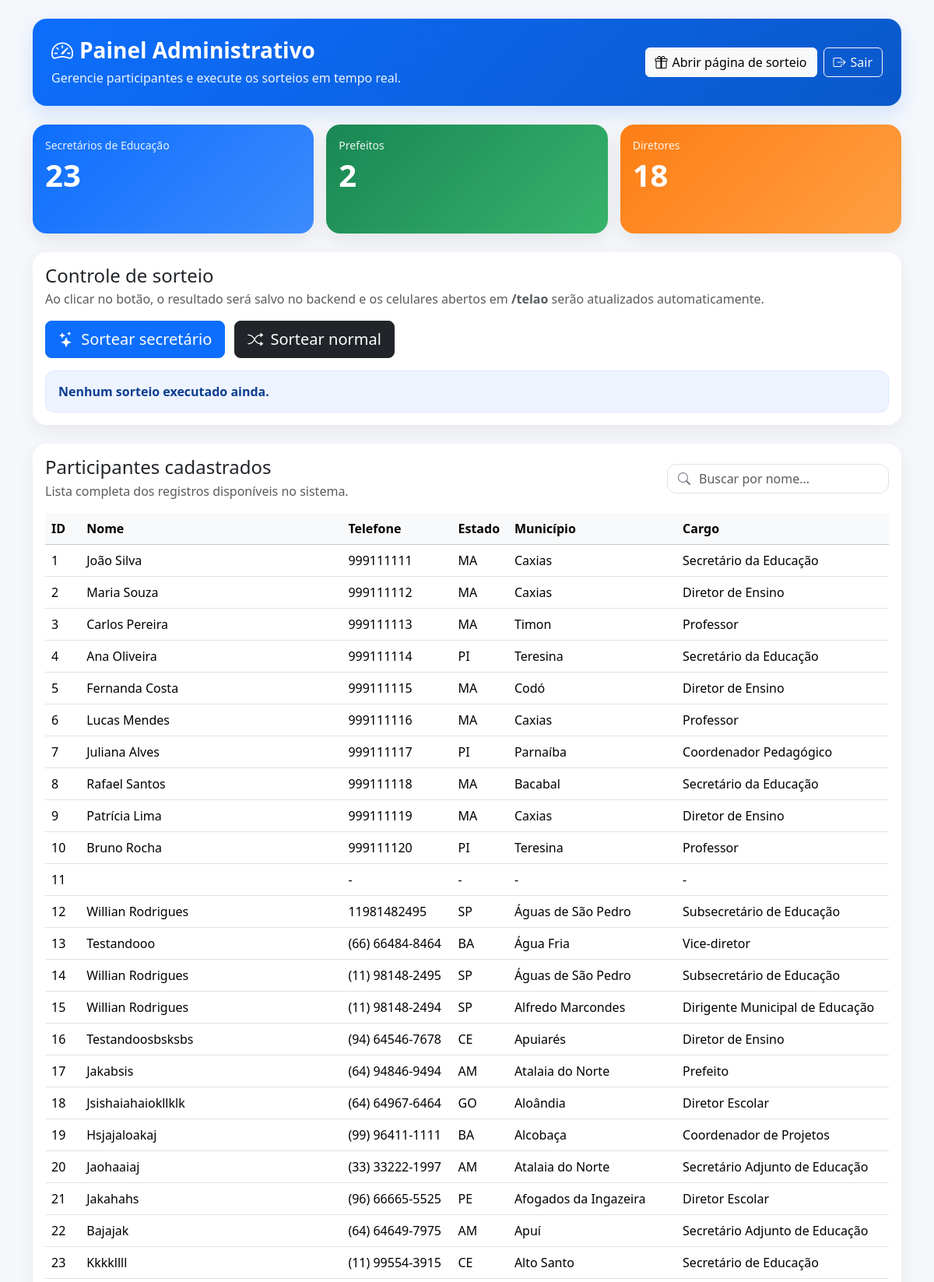
The page /admin (signed in, upper part) on the database its author committed.
### tables this page shows
CREATE TABLE sorteio(
            id INTEGER PRIMARY KEY AUTOINCREMENT,
            nome TEXT NOT NULL,
            estado TEXT NOT NULL,
            municipio TEXT NOT NULL,
            cargo TEXT NOT NULL,
            telefone TEXT NOT NULL UNIQUE,
            criado DATETIME DEFAULT CURRENT_TIMESTAMP
            , sorteado BOOLEAN DEFAULT FALSE, id_sorteio INT DEFAULT 1);

### app.py (the view)
@app.route("/admin")
@login_required
def admin():
    conn = connect_data()
    cursor = conn.cursor()
    cursor.execute("""
        SELECT id, nome, telefone, estado, municipio, cargo
        FROM sorteio
        ORDER BY id
    """)
    participantes = cursor.fetchall()
    secretarios_educacao = cursor.execute("""
        SELECT COUNT(*) FROM sorteio
        WHERE LOWER(cargo) LIKE '%secretário de educação%'
           OR LOWER(cargo) LIKE '%secretario de educacao%'
    """).fetchone()[0]
    prefeitos = cursor.execute("""
        SELECT COUNT(*) FROM sorteio
        WHERE LOWER(cargo) LIKE '%prefeito%'
    """).fetchone()[0]
    diretores = cursor.execute("""
        SELECT COUNT(*) FROM sorteio
        WHERE LOWER(cargo) LIKE '%diretor%'
    """).fetchone()[0]
    conn.close()
    return render_template(
        "admin.html",
        participantes=participantes,
        secretarios_educacao=secretarios_educacao,
        prefeitos=prefeitos,
        diretores=diretores
    )

### app.py (called while the page is built)
def connect_data():
    conn = sqlite3.connect(DB_FILE, timeout=30)
    conn.row_factory = sqlite3.Row
    return conn

def login_required(f):
    @wraps(f)
    def decorated_function(*args, **kwargs):
        if 'user_id' not in session:
            flash("Faça login para acessar esta página.")
            return redirect(url_for("login"))
        return f(*args, **kwargs)
    return decorated_function

### templates/admin.html (shortened to what this page needs)
<!DOCTYPE html>
<html lang="pt-BR">
<head>
    <link href="https://cdn.jsdelivr.net/npm/bootstrap@5.3.3/dist/css/bootstrap.min.css" rel="stylesheet">
    <link href="https://cdn.jsdelivr.net/npm/bootstrap-icons@1.11.3/font/bootstrap-icons.css" rel="stylesheet">
</head>
<body>
<div class="container py-4">
    <div class="topbar d-flex flex-column flex-md-row justify-content-between align-items-md-center gap-3">
        <div>
            <h1><i class="bi bi-speedometer2 me-2"></i>Painel Administrativo</h1>
            <p>Gerencie participantes e execute os sorteios em tempo real.</p>
        </div>
        <div class="d-flex gap-2 flex-wrap">
            <a href="{{ url_for('pagina_sorteio') }}" class="btn btn-light btn-action">
                <i class="bi bi-gift"></i>
                Abrir página de sorteio
            </a>
            <a href="{{ url_for('logout') }}" class="btn btn-outline-light btn-action">
                <i class="bi bi-box-arrow-right"></i>
                Sair
            </a>
        </div>
    </div>
    <div class="row g-3 mb-4">
        <div class="col-md-4">
            <div class="card stat-card bg-stat-1">
                <div class="card-body">
                    <div class="label">Secretários de Educação</div>
                    <div class="value">{{ secretarios_educacao }}</div>
                </div>
            </div>
        </div>
        <div class="col-md-4">
            <div class="card stat-card bg-stat-2">
                <div class="card-body">
                    <div class="label">Prefeitos</div>
                    <div class="value">{{ prefeitos }}</div>
                </div>
            </div>
        </div>
        <div class="col-md-4">
            <div class="card stat-card bg-stat-3">
                <div class="card-body">
                    <div class="label">Diretores</div>
                    <div class="value">{{ diretores }}</div>
                </div>
            </div>
        </div>
    </div>
    <div class="card card-soft mb-4">
        <div class="card-body">
            <div class="d-flex flex-column flex-lg-row justify-content-between align-items-lg-center gap-3 mb-3">
                <div>
                    <h4 class="mb-1">Controle de sorteio</h4>
                    <p class="text-muted mb-0">Ao clicar no botão, o resultado será salvo no backend e os celulares abertos em <strong>/telao</strong> serão atualizados automaticamente.</p>
                </div>
            </div>
            <div class="sort-box">
                <button type="button" class="btn btn-primary btn-lg" onclick="sortearSecretario()">
                    <i class="bi bi-stars me-1"></i>
                    Sortear secretário
                </button>
                <button type="button" class="btn btn-dark btn-lg" onclick="sortearNormal()">
                    <i class="bi bi-shuffle me-1"></i>
                    Sortear normal
                </button>
            </div>
            <div class="result-box mt-3" id="resultado">
                Nenhum sorteio executado ainda.
            </div>
        </div>
    </div>
    <div class="card card-soft">
        <div class="card-body">
            <div class="d-flex flex-column flex-lg-row justify-content-between align-items-lg-center gap-3 mb-3">
                <div>
                    <h4 class="mb-1">Participantes cadastrados</h4>
                    <p class="text-muted mb-0">Lista completa dos registros disponíveis no sistema.</p>
                </div>
                <div class="search-wrap" style="min-width: 280px;">
                    <i class="bi bi-search"></i>
                    <input type="text" id="search" class="form-control" placeholder="Buscar por nome...">
                </div>
            </div>
            <div class="table-responsive">
                <table class="table table-hover align-middle" id="tabela-participantes">
                    <thead class="table-light">
                        <tr>
                            <th>ID</th>
                            <th>Nome</th>
                            <th>Telefone</th>
                            <th>Estado</th>
                            <th>Município</th>
                            <th>Cargo</th>                        </tr>
                    </thead>
                    <tbody>
    {% for p in participantes %}
    <tr>
        <td>{{ p["id"] }}</td>
        <td>{{ p["nome"] }}</td>
        <td>{{ p["telefone"] or "-" }}</td>
        <td>{{ p["estado"] or "-" }}</td>
        <td>{{ p["municipio"] or "-" }}</td>
        <td>{{ p["cargo"] or "-" }}</td>
    </tr>
    {% endfor %}
</tbody>
                </table>
            </div>
        </div>
    </div>
</div>
</body>
</html>

### templates/admin.html (style rules this page uses)
body { background: #f5f7fb; }
.topbar { background: linear-gradient(135deg, #0d6efd, #0a58ca); color: white; border-radius: 18px; padding: 24px; margin-bottom: 24px; box-shadow: 0 10px 25px rgba(13, 110, 253, 0.15); }
.topbar h1 { margin: 0; font-size: 28px; font-weight: 700; }
.topbar p { margin: 6px 0 0 0; opacity: 0.92; }
.card-soft { border: none; border-radius: 18px; box-shadow: 0 8px 24px rgba(0, 0, 0, 0.06); }
.stat-card { border: none; border-radius: 18px; color: white; min-height: 140px; box-shadow: 0 8px 24px rgba(0, 0, 0, 0.08); }
.stat-card .label { font-size: 14px; opacity: 0.9; }
.stat-card .value { font-size: 40px; font-weight: 800; line-height: 1; margin-top: 8px; }
.bg-stat-1 { background: linear-gradient(135deg, #0d6efd, #3d8bfd); }
.bg-stat-2 { background: linear-gradient(135deg, #198754, #37b36b); }
.bg-stat-3 { background: linear-gradient(135deg, #fd7e14, #ff9f43); }
.sort-box { display: flex; gap: 12px; flex-wrap: wrap; }
.result-box { min-height: 48px; padding: 14px 16px; border-radius: 12px; background: #eef4ff; border: 1px solid #d8e6ff; color: #0a3d91; font-weight: 600; }
.table thead th { white-space: nowrap; }
.btn-action { display: inline-flex; align-items: center; gap: 6px; }
.search-wrap { position: relative; }
.search-wrap i { position: absolute; left: 14px; top: 50%; transform: translateY(-50%); color: #6c757d; }
.search-wrap input { padding-left: 40px; border-radius: 12px; }

### rows shown on the page
sorteio: id "1", nome "João Silva", telefone "999111111", estado "MA", municipio "Caxias", cargo "Secretário da Educação"
sorteio: id "2", nome "Maria Souza", telefone "999111112", estado "MA", municipio "Caxias", cargo "Diretor de Ensino"
sorteio: id "3", nome "Carlos Pereira", telefone "999111113", estado "MA", municipio "Timon", cargo "Professor"
sorteio: id "4", nome "Ana Oliveira", telefone "999111114", estado "PI", municipio "Teresina", cargo "Secretário da Educação"
sorteio: id "5", nome "Fernanda Costa", telefone "999111115", estado "MA", municipio "Codó", cargo "Diretor de Ensino"
sorteio: id "6", nome "Lucas Mendes", telefone "999111116", estado "MA", municipio "Caxias", cargo "Professor"
sorteio: id "7", nome "Juliana Alves", telefone "999111117", estado "PI", municipio "Parnaíba", cargo "Coordenador Pedagógico"
sorteio: id "8", nome "Rafael Santos", telefone "999111118", estado "MA", municipio "Bacabal", cargo "Secretário da Educação"
sorteio: id "9", nome "Patrícia Lima", telefone "999111119", estado "MA", municipio "Caxias", cargo "Diretor de Ensino"
sorteio: id "10", nome "Bruno Rocha", telefone "999111120", estado "PI", municipio "Teresina", cargo "Professor"
sorteio: id "11", telefone "-", estado "-", municipio "-", cargo "-"
sorteio: id "12", nome "Willian Rodrigues", telefone "11981482495", estado "SP", municipio "Águas de São Pedro", cargo "Subsecretário de Educação"
sorteio: id "13", nome "Testandooo", telefone "(66) 66484-8464", estado "BA", municipio "Água Fria", cargo "Vice-diretor"
sorteio: id "14", nome "Willian Rodrigues", telefone "(11) 98148-2495", estado "SP", municipio "Águas de São Pedro", cargo "Subsecretário de Educação"
sorteio: id "15", nome "Willian Rodrigues", telefone "(11) 98148-2494", estado "SP", municipio "Alfredo Marcondes", cargo "Dirigente Municipal de Educação"
sorteio: id "16", nome "Testandoosbsksbs", telefone "(94) 64546-7678", estado "CE", municipio "Apuiarés", cargo "Diretor de Ensino"
sorteio: id "17", nome "Jakabsis", telefone "(64) 94846-9494", estado "AM", municipio "Atalaia do Norte", cargo "Prefeito"
sorteio: id "18", nome "Jsishaiahaiokllklk", telefone "(64) 64967-6464", estado "GO", municipio "Aloândia", cargo "Diretor Escolar"
sorteio: id "19", nome "Hsjajaloakaj", telefone "(99) 96411-1111", estado "BA", municipio "Alcobaça", cargo "Coordenador de Projetos"
sorteio: id "20", nome "Jaohaaiaj", telefone "(33) 33222-1997", estado "AM", municipio "Atalaia do Norte", cargo "Secretário Adjunto de Educação"
sorteio: id "21", nome "Jakahahs", telefone "(96) 66665-5525", estado "PE", municipio "Afogados da Ingazeira", cargo "Diretor Escolar"
sorteio: id "22", nome "Bajajak", telefone "(64) 64649-7975", estado "AM", municipio "Apuí", cargo "Secretário Adjunto de Educação"
sorteio: id "23", nome "Kkkkllll", telefone "(11) 99554-3915", estado "CE", municipio "Alto Santo", cargo "Secretário de Educação"

### other values the page prints
{{ secretarios_educacao }} "23"
{{ prefeitos }} "2"
{{ diretores }} "18"
